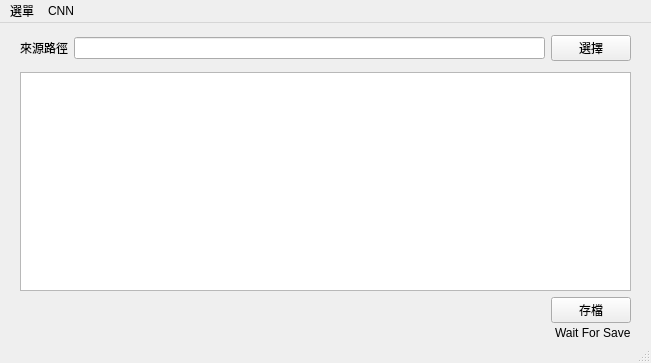
<?xml version="1.0" encoding="UTF-8"?>
<ui version="4.0">
 <class>MainWindow</class>
 <widget class="QMainWindow" name="MainWindow">
  <property name="geometry">
   <rect>
    <x>0</x>
    <y>0</y>
    <width>651</width>
    <height>363</height>
   </rect>
  </property>
  <property name="windowTitle">
   <string>MainWindow</string>
  </property>
  <widget class="QWidget" name="centralwidget">
   <widget class="QWidget" name="gridLayoutWidget">
    <property name="geometry">
     <rect>
      <x>20</x>
      <y>10</y>
      <width>611</width>
      <height>31</height>
     </rect>
    </property>
    <layout class="QGridLayout" name="gridLayout">
     <item row="0" column="0">
      <widget class="QLabel" name="label">
       <property name="text">
        <string>來源路徑</string>
       </property>
      </widget>
     </item>
     <item row="0" column="1">
      <widget class="QLineEdit" name="Src_Path_Txt">
       <property name="text">
        <string/>
       </property>
       <property name="placeholderText">
        <string/>
       </property>
       <property name="clearButtonEnabled">
        <bool>true</bool>
       </property>
      </widget>
     </item>
     <item row="0" column="2">
      <widget class="QPushButton" name="Src_Slt_Btn">
       <property name="text">
        <string>選擇</string>
       </property>
      </widget>
     </item>
    </layout>
   </widget>
   <widget class="QWidget" name="verticalLayoutWidget">
    <property name="geometry">
     <rect>
      <x>20</x>
      <y>49</y>
      <width>611</width>
      <height>251</height>
     </rect>
    </property>
    <layout class="QVBoxLayout" name="verticalLayout_2">
     <item>
      <widget class="QTextEdit" name="textEdit"/>
     </item>
     <item>
      <layout class="QGridLayout" name="gridLayout_4"/>
     </item>
     <item>
      <layout class="QHBoxLayout" name="horizontalLayout">
       <item>
        <spacer name="horizontalSpacer">
         <property name="orientation">
          <enum>Qt::Horizontal</enum>
         </property>
         <property name="sizeHint" stdset="0">
          <size>
           <width>40</width>
           <height>20</height>
          </size>
         </property>
        </spacer>
       </item>
       <item>
        <widget class="QPushButton" name="Save_Btn">
         <property name="text">
          <string>存檔</string>
         </property>
        </widget>
       </item>
      </layout>
     </item>
    </layout>
   </widget>
   <widget class="QWidget" name="horizontalLayoutWidget_2">
    <property name="geometry">
     <rect>
      <x>20</x>
      <y>300</y>
      <width>611</width>
      <height>21</height>
     </rect>
    </property>
    <layout class="QHBoxLayout" name="horizontalLayout_2">
     <item alignment="Qt::AlignRight|Qt::AlignVCenter">
      <widget class="QLabel" name="Save_Status">
       <property name="text">
        <string>Wait For Save</string>
       </property>
      </widget>
     </item>
    </layout>
   </widget>
  </widget>
  <widget class="QMenuBar" name="menubar">
   <property name="geometry">
    <rect>
     <x>0</x>
     <y>0</y>
     <width>651</width>
     <height>21</height>
    </rect>
   </property>
   <widget class="QMenu" name="menu">
    <property name="title">
     <string>選單</string>
    </property>
   </widget>
   <widget class="QMenu" name="menuCNN">
    <property name="title">
     <string>CNN</string>
    </property>
   </widget>
   <addaction name="menu"/>
   <addaction name="menuCNN"/>
  </widget>
  <widget class="QStatusBar" name="statusbar"/>
 </widget>
 <resources/>
 <connections/>
</ui>
